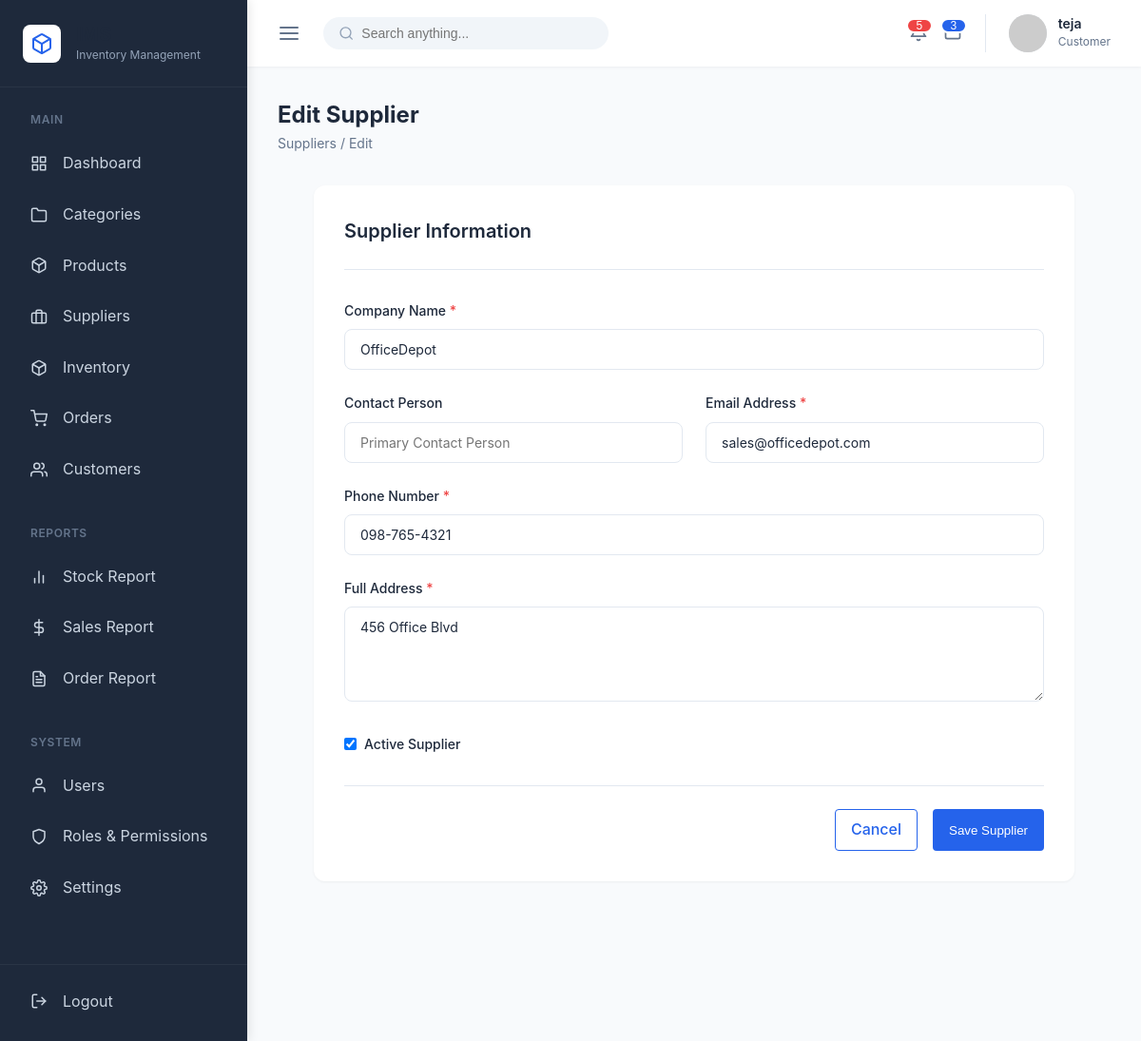
/suppliers/2/edit/ (signed in), run on the app's committed database.
### apps/accounts/models.py (models this page shows, shortened)
class User(AbstractUser):
    class Role(models.TextChoices):
        ADMIN = 'ADMIN', 'Admin'
        INVENTORY_MANAGER = 'INVENTORY_MANAGER', 'Inventory Manager'
        CUSTOMER = 'CUSTOMER', 'Customer'
    role = models.CharField(
        max_length=20,
        choices=Role.choices,
        default=Role.CUSTOMER
    )
    class Meta:
        db_table = 'auth_user'
        verbose_name = 'User'
        verbose_name_plural = 'Users'

### apps/suppliers/models.py (models this page shows, shortened)
class Supplier(models.Model):
    name = models.CharField(max_length=200, unique=True)
    contact_name = models.CharField(max_length=150, blank=True)
    email = models.EmailField(unique=True)
    phone = models.CharField(max_length=20)
    address = models.TextField()
    is_active = models.BooleanField(default=True)
    created_at = models.DateTimeField(auto_now_add=True)
    updated_at = models.DateTimeField(auto_now=True)
    class Meta:
        db_table = 'suppliers'
        ordering = ['name']

### apps/suppliers/views.py (the view, shortened to what this page needs)
# urls.py: path('<int:pk>/edit/', SupplierUpdateView.as_view(), name='ui_supplier_edit'),
class SupplierUpdateView(LoginRequiredMixin, UpdateView):
    model = Supplier
    form_class = SupplierForm
    template_name = 'suppliers/form.html'
    success_url = reverse_lazy('ui_supplier_list')

### apps/suppliers/forms.py
class SupplierForm(forms.ModelForm):
    class Meta:
        model = Supplier
        fields = ['name', 'contact_name', 'email', 'phone', 'address', 'is_active']
        widgets = {
            'name': forms.TextInput(attrs={'class': 'form-control', 'placeholder': 'Company Name'}),
            'contact_name': forms.TextInput(attrs={'class': 'form-control', 'placeholder': 'Primary Contact Person'}),
            'email': forms.EmailInput(attrs={'class': 'form-control', 'placeholder': 'contact@company.com'}),
            'phone': forms.TextInput(attrs={'class': 'form-control', 'placeholder': '+1 (555) 123-4567'}),
            'address': forms.Textarea(attrs={'class': 'form-control', 'placeholder': 'Full address', 'rows': 3}),
            'is_active': forms.CheckboxInput(attrs={'class': 'form-checkbox'})
        }

### templates/suppliers/form.html (shortened to what this page needs)
{% extends "base.html" %}
{% block content %}
<div class="page-header" style="margin-bottom: 2rem;">
    <div class="page-title">
        <h1 style="margin: 0; font-size: 1.5rem; font-weight: 700;">{% if object %}Edit Supplier{% else %}Add New Supplier{% endif %}</h1>
        <p style="margin: 0; color: var(--text-secondary); font-size: 0.875rem;">
            <a href="{% url 'ui_supplier_list' %}" style="text-decoration: none; color: inherit;">Suppliers</a> / {% if object %}Edit{% else %}New{% endif %}
        </p>
    </div>
</div>
<div class="form-container">
    <div class="form-header">
        <h3>Supplier Information</h3>
    </div>
    <form method="POST">
        <div class="form-group">
            <label class="form-label" for="{{ form.name.id_for_label }}">Company Name <span style="color: var(--danger-color);">*</span></label>
            {{ form.name }}
        </div>
        <div style="display: grid; grid-template-columns: 1fr 1fr; gap: 1.5rem;">
            <div class="form-group">
                <label class="form-label" for="{{ form.contact_name.id_for_label }}">Contact Person</label>
                {{ form.contact_name }}
            </div>
            <div class="form-group">
                <label class="form-label" for="{{ form.email.id_for_label }}">Email Address <span style="color: var(--danger-color);">*</span></label>
                {{ form.email }}
            </div>
        </div>
        <div class="form-group">
            <label class="form-label" for="{{ form.phone.id_for_label }}">Phone Number <span style="color: var(--danger-color);">*</span></label>
            {{ form.phone }}
        </div>
        <div class="form-group">
            <label class="form-label" for="{{ form.address.id_for_label }}">Full Address <span style="color: var(--danger-color);">*</span></label>
            {{ form.address }}
        </div>
        <div class="form-group" style="display: flex; align-items: center; gap: 0.5rem; margin-bottom: 2rem;">
            {{ form.is_active }}
            <label class="form-label" for="{{ form.is_active.id_for_label }}" style="margin: 0; padding-top: 2px;">Active Supplier</label>
        </div>
        <div style="display: flex; gap: 1rem; border-top: 1px solid var(--border-color); padding-top: 1.5rem; justify-content: flex-end;">
            <a href="{% url 'ui_supplier_list' %}" class="btn btn-outline">Cancel</a>
            <button type="submit" class="btn btn-primary">Save Supplier</button>
        </div>
    </form>
</div>
{% endblock %}

### templates/includes/topbar.html (shortened to what this page needs)
<header class="topbar">
    <div class="topbar-left">
        <button class="menu-toggle">
            <svg width="24" height="24" viewBox="0 0 24 24" fill="none" stroke="currentColor" stroke-width="2" stroke-linecap="round" stroke-linejoin="round"><line x1="3" y1="12" x2="21" y2="12"></line><line x1="3" y1="6" x2="21" y2="6"></line><line x1="3" y1="18" x2="21" y2="18"></line></svg>
        </button>
        <form class="search-bar" action="#" method="GET">
            <svg width="18" height="18" viewBox="0 0 24 24" fill="none" stroke="#94a3b8" stroke-width="2" stroke-linecap="round" stroke-linejoin="round"><circle cx="11" cy="11" r="8"></circle><line x1="21" y1="21" x2="16.65" y2="16.65"></line></svg>
            <input type="text" name="q" placeholder="Search anything...">
        </form>
    </div>
    <div class="topbar-right">
        <div class="topbar-actions">
            <button class="action-btn">
                <span class="badge">5</span>
            </button>
            <button class="action-btn">
                <span class="badge" style="background-color: var(--primary-color);">3</span>
            </button>
        </div>
        <div class="user-profile">
            <img src="https://ui-avatars.com/api/?name={{ user.first_name|default:user.username }}&background=2563eb&color=fff" alt="User Avatar" class="avatar">
            <div class="user-info">
                <span class="user-name">{{ user.first_name|default:user.username }}</span>
                <span class="user-role">{{ user.get_role_display|default:"Administrator" }}</span>
            </div>
        </div>
    </div>
</header>

### static/css/base.css (style rules this page uses)
:root { --primary-color: #2563eb; --primary-hover: #1d4ed8; --secondary-color: #475569; --background-color: #f8fafc; --surface-color: #ffffff; --text-primary: #1e293b; --text-secondary: #64748b; --border-color: #e2e8f0; --danger-color: #ef4444; --success-color: #22c55e; }
* { margin: 0; padding: 0; box-sizing: border-box; }
body { font-family: -apple-system, BlinkMacSystemFont, "Segoe UI", Roboto, Helvetica, Arial, sans-serif; background-color: var(--background-color); color: var(--text-primary); line-height: 1.6; }
h1, h2, h3, h4, h5, h6 { color: var(--text-primary); margin-bottom: 0.5rem; }
a { color: var(--primary-color); text-decoration: none; }

### static/css/layout.css (style rules this page uses)
.topbar { height: 70px; background-color: #ffffff; display: flex; align-items: center; justify-content: space-between; padding: 0 2rem; box-shadow: 0 1px 3px rgba(0,0,0,0.05); z-index: 90; }
.topbar-left { display: flex; align-items: center; gap: 1.5rem; }
.menu-toggle { background: none; border: none; color: #64748b; cursor: pointer; display: flex; }
.search-bar { display: flex; align-items: center; background-color: #f1f5f9; border-radius: 20px; padding: 0.5rem 1rem; width: 300px; }
.search-bar input { border: none; background: none; outline: none; width: 100%; margin-left: 0.5rem; font-size: 0.875rem; }
.topbar-right { display: flex; align-items: center; gap: 1.5rem; }
.topbar-actions { display: flex; align-items: center; gap: 1rem; }
.action-btn { background: none; border: none; color: #64748b; position: relative; cursor: pointer; }
.badge { position: absolute; top: -5px; right: -5px; background-color: var(--danger-color); color: white; font-size: 0.65rem; width: 16px; height: 16px; border-radius: 50%; display: flex; align-items: center; justify-content: center; font-weight: bold; border: 2px solid white; }
.user-profile { display: flex; align-items: center; gap: 0.75rem; border-left: 1px solid #e2e8f0; padding-left: 1.5rem; }
.avatar { width: 40px; height: 40px; border-radius: 50%; object-fit: cover; background-color: #e2e8f0; }
.user-info { display: flex; flex-direction: column; }
.user-name { font-weight: 600; font-size: 0.875rem; line-height: 1.2; }
.user-role { font-size: 0.75rem; color: #64748b; }

### static/css/components.css (style rules this page uses)
.btn { display: inline-block; padding: 0.5rem 1rem; border-radius: 4px; font-weight: 500; cursor: pointer; text-align: center; border: 1px solid transparent; transition: all 0.2s; }
.btn-primary { background-color: var(--primary-color); color: white; }
.btn-outline { background-color: transparent; color: var(--primary-color); border-color: var(--primary-color); }

### static/css/tables.css (style rules this page uses)
.badge { display: inline-flex; align-items: center; padding: 0.25rem 0.75rem; border-radius: 9999px; font-size: 0.75rem; font-weight: 500; }

### static/css/forms.css (style rules this page uses)
.form-container { background: white; border-radius: 12px; box-shadow: 0 1px 3px rgba(0,0,0,0.05); padding: 2rem; max-width: 800px; margin: 0 auto; }
.form-header { margin-bottom: 2rem; padding-bottom: 1rem; border-bottom: 1px solid var(--border-color); }
.form-header h3 { margin: 0 0 0.5rem 0; font-size: 1.25rem; font-weight: 600; }
.form-group { margin-bottom: 1.5rem; }
.form-group label { display: block; margin-bottom: 0.5rem; font-size: 0.875rem; font-weight: 500; color: var(--text-primary); }
.form-control { width: 100%; padding: 0.75rem 1rem; border: 1px solid var(--border-color); border-radius: 8px; font-size: 0.875rem; color: var(--text-primary); background-color: #fff; transition: all 0.2s; font-family: inherit; }
textarea.form-control { resize: vertical; min-height: 100px; }

### data on the page
Supplier: name "OfficeDepot", email "sales@officedepot.com", phone "098-765-4321", address "456 Office Blvd", is_active "☑"

### other printed values
{{ user.first_name|default:user.username }} "teja"
{{ user.get_role_display|default:"Administrator" }} "Customer"
